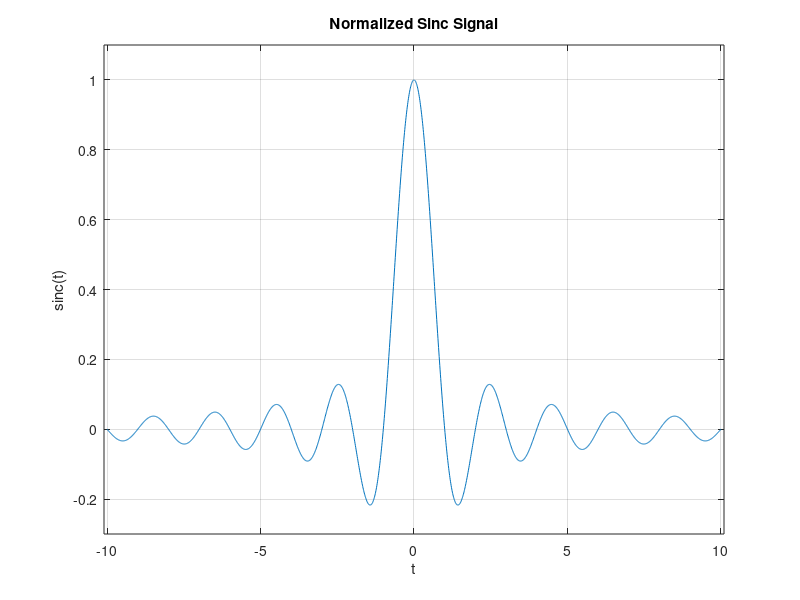

This chart was generated by the following MATLAB code:
t = -10:0.01:10;
sinc = sin(pi*t) ./ (pi*t);

plot(t, sinc);
title("Normalized Sinc Signal");
ylabel("sinc(t)");
xlabel("t");
xlim([-10.1, 10.1]);
ylim([-0.3, 1.1]);
grid();
